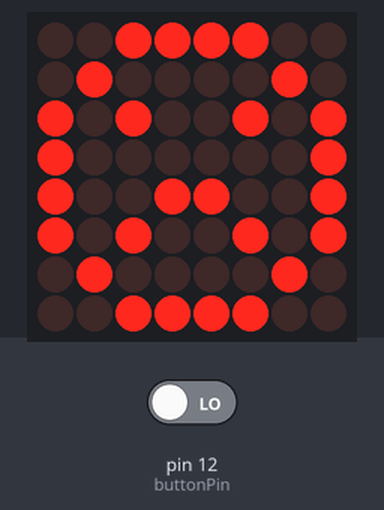
Simulated run of this sketch. Board: Arduino Uno, built with avr-gcc and run on an emulated ATmega328P. On the bench: 8×8 LED matrix. Inputs (shaded band) come from the test bench; at power-on: pin 12 (buttonPin) LOW. What the sketch prints to the serial monitor is not drawn.

Above: at 0.1 s.

The sketch:

LEDMatrixTest.ino
```cpp
#include <Wire.h>
#include <Adafruit_GFX.h>
#include "Adafruit_LEDBackpack.h"

Adafruit_8x8matrix matrix = Adafruit_8x8matrix();

static const uint8_t PROGMEM
  smile_bmp[] =
  { B00111100,
    B01000010,
    B10100101,
    B10000001,
    B10100101,
    B10011001,
    B01000010,
    B00111100 },
  neutral_bmp[] =
  { B00111100,
    B01000010,
    B10100101,
    B10000001,
    B10111101,
    B10000001,
    B01000010,
    B00111100 },
    middle_finger_bmp[] =
  { B00011000,
    B00011000,
    B00011000,
    B01100100,
    B11000010,
    B01000110,
    B00111000,
    B00111000 },
    flower_bmp[] =
  { B00011000,
    B00011000,
    B00011000,
    B01000010,
    B10000001,
    B01010010,
    B00111100,
    B00000000 },
  frown_bmp[] =
  { B00111100,
    B01000010,
    B10100101,
    B10000001,
    B10011001,
    B10100101,
    B01000010,
    B00111100 },
  trevor_is_awesome[] =
  { B11111111,
    B11111111,
    B00011000,
    B00011000,
    B00011000,
    B00011000,
    B00011000,
    B00011000 },
  trevor_is_awesomel[] =
  { B11000000,
    B11000000,
    B11000000,
    B11000000,
    B11000000,
    B11000000,
    B11111111,
    B11111111 };
//void loop() {
////  matrix.clear();
////  matrix.drawBitmap(0, 0, smile_bmp, 8, 8, LED_ON);
////  matrix.writeDisplay();
////  delay(500);
//
////  matrix.clear();
////  matrix.drawBitmap(0, 0, neutral_bmp, 8, 8, LED_ON);
////  matrix.writeDisplay();
////  delay(500);
////
////  matrix.setBrightness(1);
////  matrix.clear();
////  matrix.drawBitmap(0, 0, trevor_is_awesome, 8, 8, LED_ON);
////  matrix.writeDisplay();
////  delay(200);
////  matrix.setBrightness(1);
////  matrix.clear();
////  matrix.drawBitmap(0, 0, trevor_is_awesomeq, 8, 8, LED_ON);
////  matrix.writeDisplay();
////  delay(200);
////
////  matrix.clear();
////  matrix.drawBitmap(0, 0, flower_bmp, 8, 8, LED_ON);
////  matrix.writeDisplay();
////  delay(500);
////
////  matrix.clear();      // clear display
////  matrix.drawPixel(0, 0, LED_ON);
////  matrix.writeDisplay();  // write the changes we just made to the display
////  delay(500);
////
////  matrix.clear();
////  matrix.drawLine(0,0, 7,7, LED_ON);
////  matrix.writeDisplay();  // write the changes we just made to the display
////  delay(500);
////
////  matrix.clear();
////  matrix.drawRect(0,0, 8,8, LED_ON);
////  matrix.fillRect(2,2, 4,4, LED_ON);
////  matrix.writeDisplay();  // write the changes we just made to the display
////  delay(500);
////
////  matrix.clear();
////  matrix.drawCircle(3,3, 3, LED_ON);
////  matrix.writeDisplay();  // write the changes we just made to the display
////  delay(500);
////
//
//
//  matrix.setTextSize(1);
//  matrix.setTextWrap(false);  // we dont want text to wrap so it scrolls nicely
//  matrix.setTextColor(LED_ON);
//  for (int8_t x=0; x>=-95; x--) {
//    matrix.clear();
//    matrix.setCursor(x,0);
//    matrix.print(" Ms. Lulu is crazy");
//    matrix.writeDisplay();
//    delay(100);
//  }
////  matrix.setRotation(3);
////  for (int8_t x=7; x>=-36; x--) {
////    matrix.clear();
////    matrix.setCursor(x,0);
////    matrix.print("World");
////    matrix.writeDisplay();
////    delay(100);
////  }
////  matrix.setRotation(0);
//}
const int buttonPin = 12;     // the number of the pushbutton pin

// variables will change:
int buttonState = 0;         // variable for reading the pushbutton status

void setup() {
  Serial.begin(9600);
  Serial.println("8x8 LED Matrix Test");
  matrix.begin(0x70);
  matrix.setBrightness(0.5);
  buttonState = digitalRead(12);
}
void loop() {
  if (buttonState == HIGH) {
  matrix.clear();
  matrix.drawBitmap(0, 0, smile_bmp, 8, 8, LED_ON);
  matrix.writeDisplay();
  digitalWrite(8, HIGH);
  } else {
  matrix.clear();
  matrix.drawBitmap(0, 0, frown_bmp, 8, 8, LED_ON);
  matrix.writeDisplay();
  digitalWrite(8, LOW);
  }
}
```
